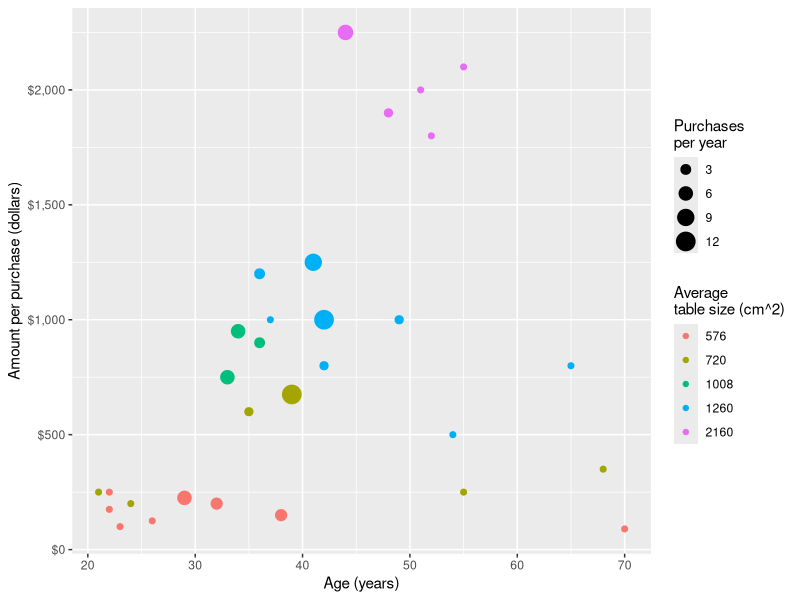
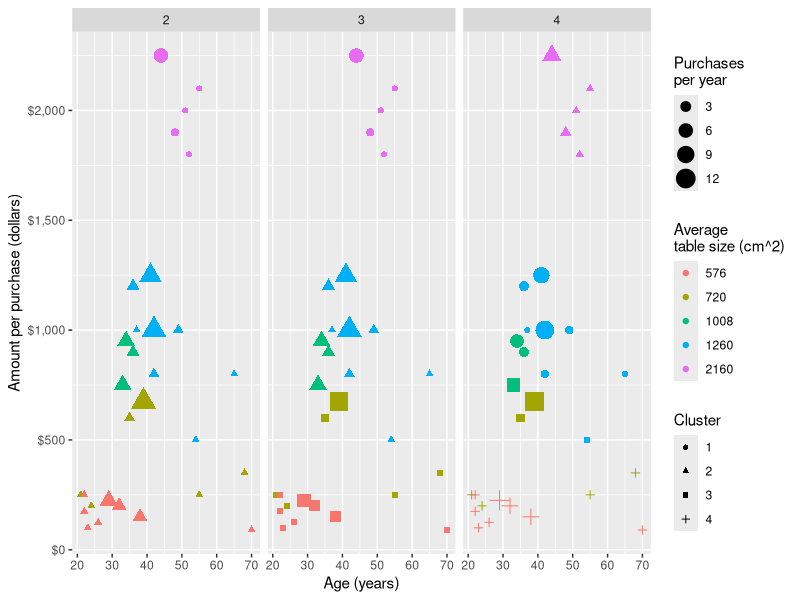
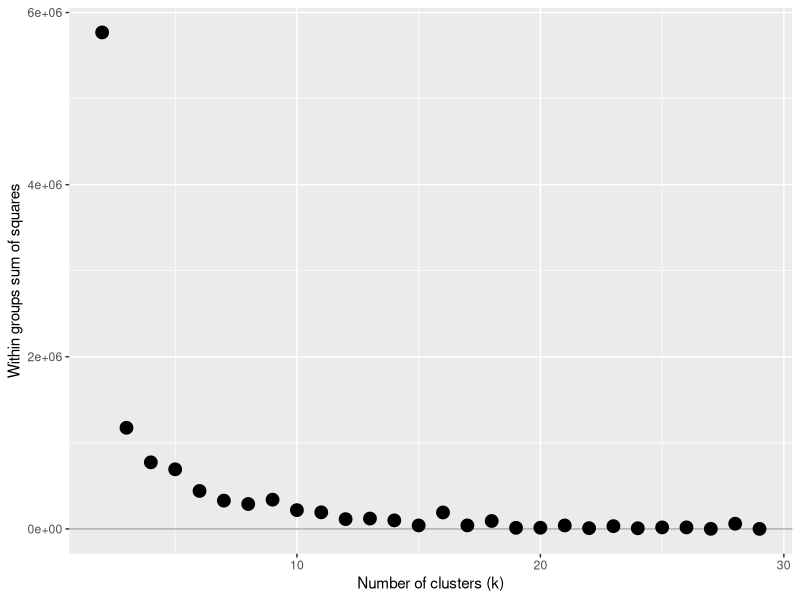

Here is the R script that generated these plots, in order:
library(ggplot2)
library(scales)
p <- list()

# Read the raw data from file
dta <- read.csv("sales_data.csv")

# Plot the data to get an idea of what it looks like
p[["data"]] <-
	ggplot(dta) +
	geom_point(aes(x = Age, y = Dollars.per.purchase, color = factor(Average.table.size), size = Purchases.per.year)) +
	scale_size_area(name = "Purchases\nper year") +
	scale_color_discrete(name = "Average\ntable size (cm^2)") +
	scale_y_continuous(labels = dollar) +
	xlab("Age (years)") +
	ylab("Amount per purchase (dollars)")

# Run k-means clustering for different k's
ks         <- 2:29
results    <- list()
result_dta <- data.frame()
for (k in ks) {
	cluster_dta <- dta
	results[[paste0("k", k)]] <- kmeans(cluster_dta, k)
	cluster_dta$K <- k
	cluster_dta$Cluster <- results[[paste0("k", k)]]$cluster
	result_dta <- dplyr::bind_rows(result_dta, cluster_dta)
}
p[["clusters"]] <-
	p[["data"]] %+%
	dplyr::filter(result_dta, K %in% 2:4) +
	aes(shape = factor(Cluster)) +
	facet_wrap(~ K, 1) +
	scale_shape_discrete(name = "Cluster")

# Plot the within groups sum of squares
errors <- data.frame(K = ks, Within = plyr::laply(results, function(rs){ sum(rs$withinss) }), stringsAsFactors = FALSE)
p[["error"]] <-
	ggplot(errors) +
	geom_hline(yintercept = 0, color = "darkgrey") +
	geom_point(aes(x = K, y = Within), size = rel(4)) +
	xlab("Number of clusters (k)") +
	ylab("Within groups sum of squares")

for (p_name in names(p)) {
	ggsave(paste0(p_name, ".png"), p[[p_name]], width = 16, height = 9)
}
